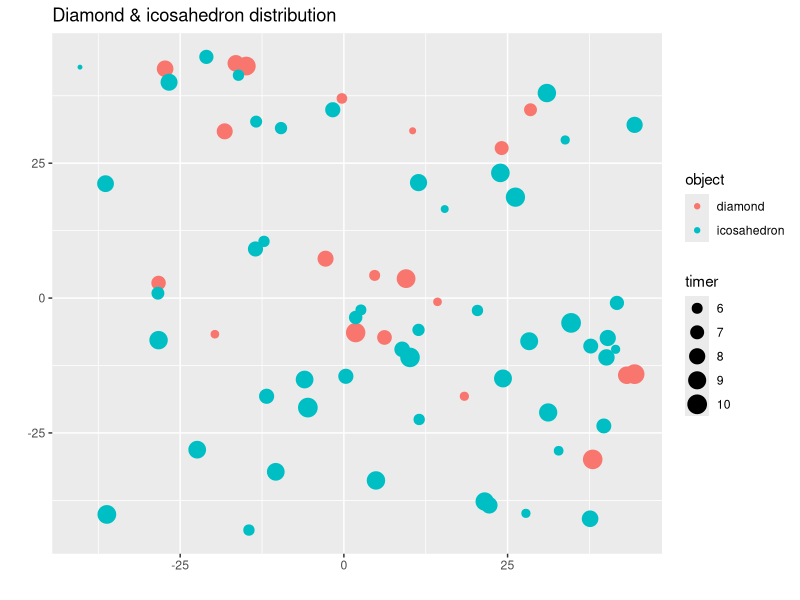
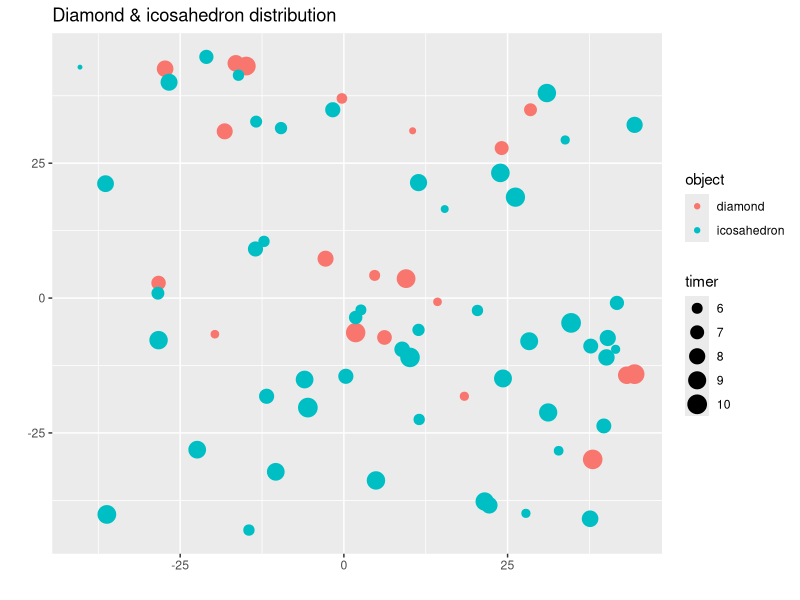

Write R code to recreate these figures, in order.
# Script to run generate input data for DiamondWorld
# Version 1.0
# Date:  04/04/2022
# Author: Joern Alexander Quent
# /* 
# ----------------------------- Note on this script ---------------------------
# */
#
# /* 
# ----------------------------- Libraries, settings and functions ---------------------------
# */
######################################################
setwd("~/Work/resarchProjects/OLM_project/experiment/unityProjects/DiamondWorld/nonUnity_folder")
######################################################

# Libs
library(plyr)
library(ggplot2)

# Seed
set.seed(20220404)

# /* 
# ----------------------------- Params ---------------------------
# */
# Spawn limits
x_min <- -45
x_max <- 45
z_min <- -45
z_max <- 45

# Number of objects
numDiamonds <- 20
numIcoshedrons <- 50

# Reactivation range
time_min <- 5
time_max <- 10

# /* 
# ----------------------------- Draw random locations ---------------------------
# */
diamond_x <- round(runif(numDiamonds, min = x_min, max = x_max), 1)
diamond_z <- round(runif(numDiamonds, min = z_min, max = z_max), 1)
diamondTimings <- round(runif(numDiamonds, min = time_min, max = time_max), 1)

icosahedron_x <- round(runif(numIcoshedrons, min = x_min, max = x_max), 1)
icosahedron_z <- round(runif(numIcoshedrons, min = z_min, max = z_max), 1)
icosahedronTimings <- round(runif(numIcoshedrons, min = time_min, max = time_max), 1)


# /* 
# ----------------------------- Visualisation ---------------------------
# */
# Add to one dataframe
df <- data.frame(object = c(rep('diamond', numDiamonds), rep('icosahedron', numIcoshedrons)),
                 x = c(diamond_x, icosahedron_x),
                 z = c(diamond_z, icosahedron_z),
                 timer = c(diamondTimings, icosahedronTimings))

vis <- ggplot(data = df, aes(x = x, y = z, colour = object, size = timer)) + 
  geom_point() +
  labs(title = 'Diamond & icosahedron distribution', x = "", y = "")

vis
ggsave("objectDistribution.png", vis)


# /* 
# ----------------------------- Create output ---------------------------
# */

paste0("[", paste0(diamond_x, collapse = ", "), "]")
paste0("[", paste0(diamond_z, collapse = ", "), "]")
paste0("[", paste0(diamondTimings, collapse = ", "), "]")
paste0("[", paste0(icosahedron_x, collapse = ", "), "]")
paste0("[", paste0(icosahedron_z, collapse = ", "), "]")
paste0("[", paste0(icosahedronTimings, collapse = ", "), "]")